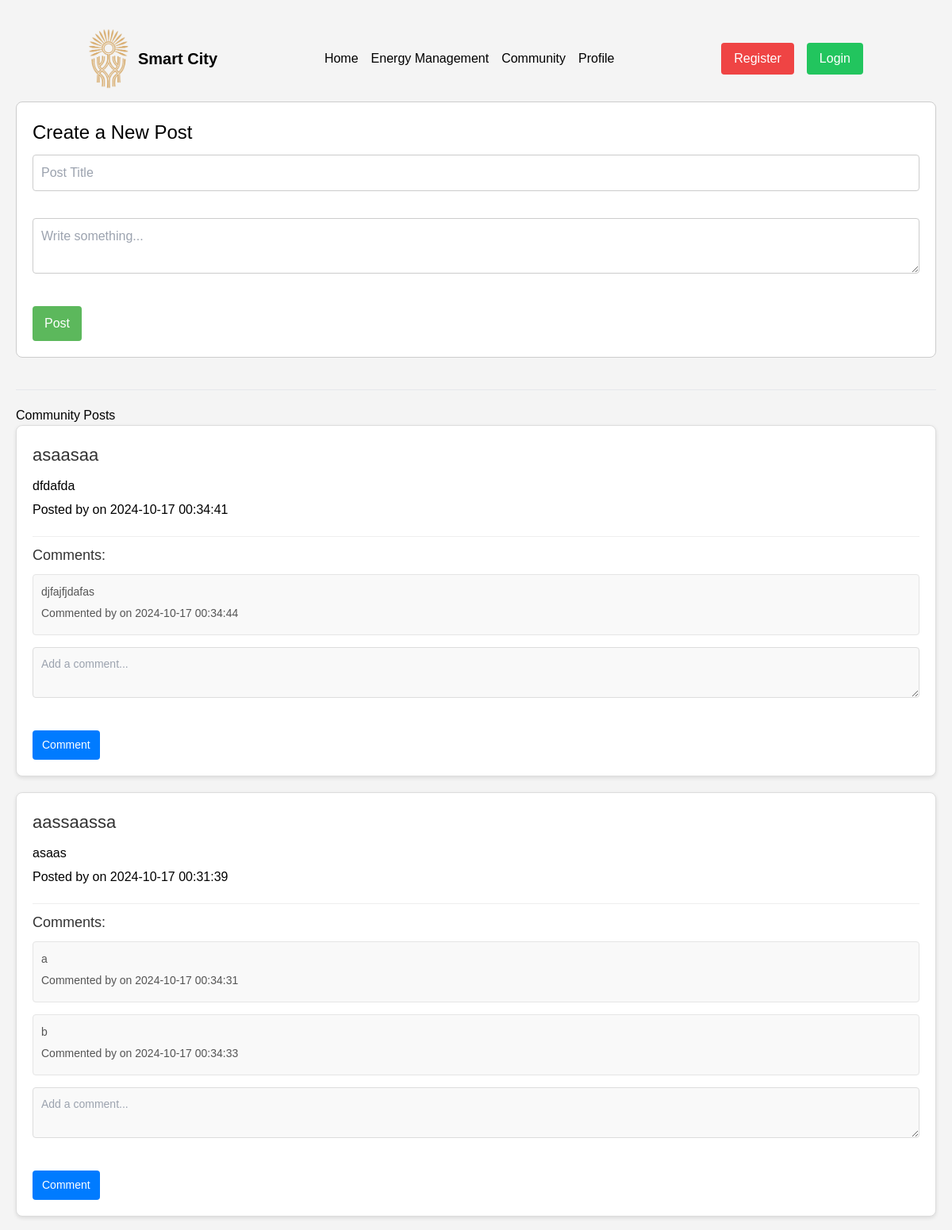
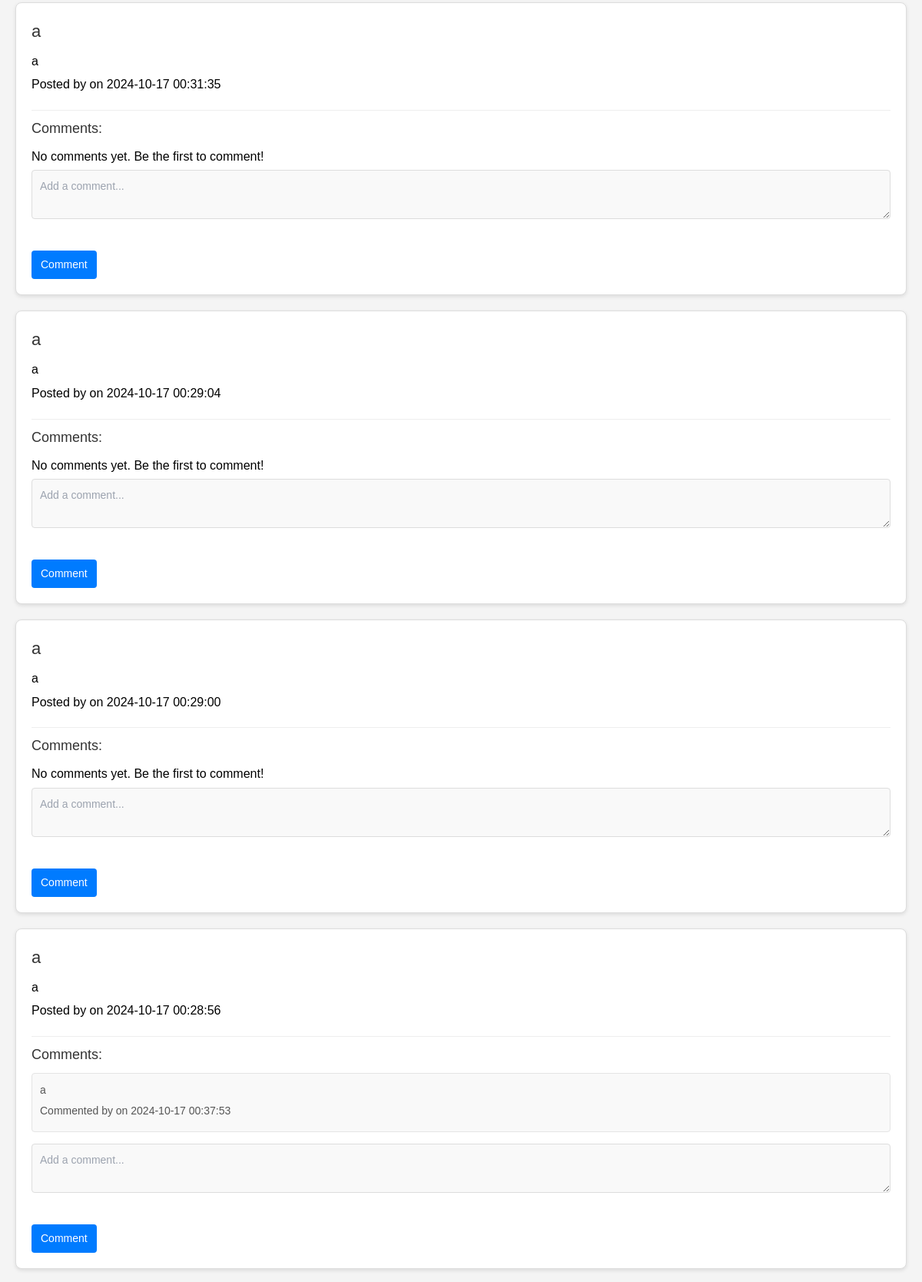
Page /community.php (signed in, upper part) on the committed database (2 pictures, top to bottom).
### tables this page shows
CREATE TABLE `comments` (
  `id` int(11) NOT NULL,
  `post_id` int(11) NOT NULL,
  `user_id` int(11) NOT NULL,
  `comment` text NOT NULL,
  `created_at` timestamp NOT NULL DEFAULT current_timestamp()
);

CREATE TABLE `posts` (
  `id` int(11) NOT NULL,
  `user_id` int(11) NOT NULL,
  `title` varchar(255) NOT NULL,
  `content` text NOT NULL,
  `created_at` timestamp NOT NULL DEFAULT current_timestamp()
);

### community.php (the view, shortened to what this page needs)
<?php
include "service/database.php";
$sql = "SELECT p.id AS post_id, p.title, p.content, p.created_at AS post_created_at, u.username AS post_username,
        c.id AS comment_id, c.comment, c.created_at AS comment_created_at, cu.username AS comment_username
        FROM posts p
        LEFT JOIN comments c ON p.id = c.post_id
        LEFT JOIN users u ON p.user_id = u.id
        LEFT JOIN users cu ON c.user_id = cu.id
        ORDER BY p.created_at DESC, c.created_at ASC";
$result = $db->query($sql);
$posts = [];
while ($row = $result->fetch_assoc()) {
    $post_id = $row['post_id'];
    if (!isset($posts[$post_id])) {
        $posts[$post_id] = [
            'id' => $post_id,
            'title' => $row['title'],
            'content' => $row['content'],
            'created_at' => $row['post_created_at'],
            'username' => $row['post_username'],
            'comments' => []
        ];
    }
    if ($row['comment_id'] != null) {
        $posts[$post_id]['comments'][] = [
            'comment_id' => $row['comment_id'],
            'comment' => $row['comment'],
            'comment_username' => $row['comment_username'],
            'comment_created_at' => $row['comment_created_at']
        ];
    }
}
?>
<!DOCTYPE html>
<html lang="en">
<head>
<link rel="stylesheet" href="style/com.css">
</head>
<body>
<div class="new-post-form">
    <h2>Create a New Post</h2>
    <form action="community.php" method="POST">
        <input type="text" name="title" placeholder="Post Title" required><br><br>
        <textarea name="content" placeholder="Write something..." required></textarea><br><br>
        <button type="submit" name="submit_post">Post</button>
    </form>
</div>
<hr>
<div class="posts-container">
    <h2>Community Posts</h2>
    <?php foreach ($posts as $post): ?>
        <div class="post-container">
            <h3><?= htmlspecialchars($post['title']) ?></h3>
            <p><?= htmlspecialchars($post['content']) ?></p>
            <p>Posted by <?= htmlspecialchars($post['username']) ?> on <?= $post['created_at'] ?></p>
            <div class="comment-container">
                <h4>Comments:</h4>
                <?php if (count($post['comments']) > 0): ?>
                    <?php foreach ($post['comments'] as $comment): ?>
                        <div class="comment">
                            <p><?= htmlspecialchars($comment['comment']) ?></p>
                            <p>Commented by <?= htmlspecialchars($comment['comment_username']) ?> on <?= $comment['comment_created_at'] ?></p>
                        </div>
                    <?php endforeach; ?>
                <?php else: ?>
                    <p>No comments yet. Be the first to comment!</p>
                <?php endif; ?>
            </div>
            <div class="new-comment-form">
                <form action="community.php" method="POST">
                    <textarea name="comment" placeholder="Add a comment..." required></textarea><br><br>
                    <button type="submit" name="submit_comment">Comment</button>
                </form>
            </div>
        </div>
    <?php endforeach; ?>
</div>
</body>
</html>

### style/com.css (style rules this page uses)
* { margin: 0; padding: 0; box-sizing: border-box; }
body { font-family: Arial, sans-serif; background-color: #f4f4f4; padding: 20px; }
.new-post-form { background-color: #fff; padding: 20px; margin-bottom: 40px; border: 1px solid #ccc; border-radius: 8px; }
.new-post-form h2 { margin-bottom: 10px; font-size: 24px; }
.new-post-form input[type="text"], .new-post-form textarea { width: 100%; padding: 10px; margin-bottom: 10px; border: 1px solid #ccc; border-radius: 4px; font-size: 16px; }
.new-post-form button { background-color: #5cb85c; color: white; padding: 10px 15px; border: none; border-radius: 4px; cursor: pointer; font-size: 16px; }
.posts-container { margin-top: 20px; }
.post-container { background-color: #fff; border: 1px solid #ddd; border-radius: 8px; margin-bottom: 20px; padding: 20px; box-shadow: 0 2px 5px rgba(0, 0, 0, 0.1); }
.post-container h3 { font-size: 22px; margin-bottom: 10px; color: #333; }
.post-container p { font-size: 16px; line-height: 1.6; margin-bottom: 5px; }
.comment-container { margin-top: 20px; border-top: 1px solid #eee; padding-top: 10px; }
.comment-container h4 { margin-bottom: 10px; font-size: 18px; color: #333; }
.comment { margin-bottom: 15px; padding: 10px; background-color: #f9f9f9; border: 1px solid #e5e5e5; border-radius: 4px; }
.comment p { font-size: 14px; margin-bottom: 5px; color: #555; }
.new-comment-form textarea { width: 100%; padding: 10px; border: 1px solid #ddd; border-radius: 4px; margin-bottom: 10px; font-size: 14px; background-color: #f9f9f9; }
.new-comment-form button { background-color: #007bff; color: white; padding: 8px 12px; border: none; border-radius: 4px; cursor: pointer; font-size: 14px; }

### rows in the picture
comments: post.title "asaasaa", post.content "dfdafda", post.created_at "2024-10-17 00:34:41", comment "djfajfjdafas", created_at "2024-10-17 00:34:44"
comments: comment "a", created_at "2024-10-17 00:34:31"
comments: comment "b", created_at "2024-10-17 00:34:33"
posts: title "a", content "a", created_at "2024-10-17 00:31:35", shows "No comments yet. Be the first to comment!"
posts: title "a", content "a", created_at "2024-10-17 00:29:04", shows "No comments yet. Be the first to comment!"
posts: title "a", content "a", created_at "2024-10-17 00:29:00", shows "No comments yet. Be the first to comment!"
comments: post.title "a", post.content "a", post.created_at "2024-10-17 00:28:56", comment "a", created_at "2024-10-17 00:37:53"

### other values in the picture
$post['title'] "aassaassa"
$post['content'] "asaas"
$post['created_at'] "2024-10-17 00:31:39"
